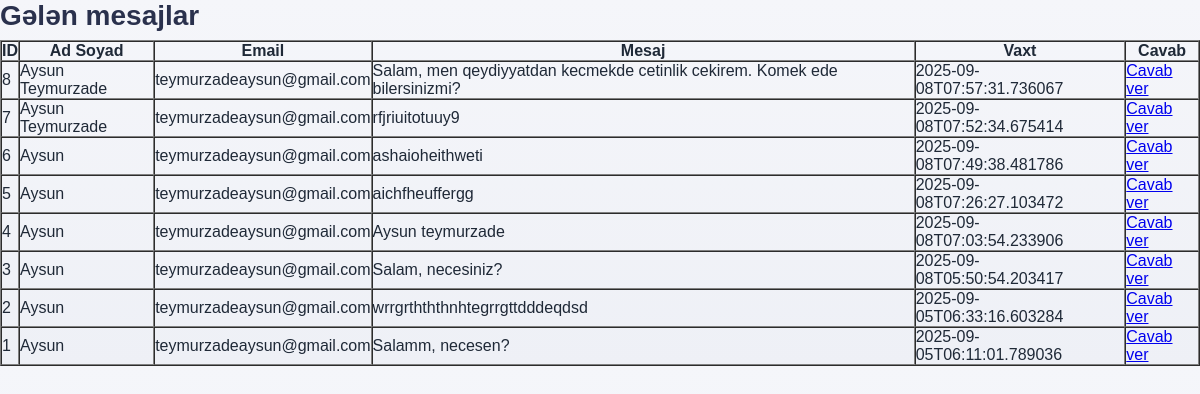
The page /admin/messages on the database its author committed.
### tables this page shows
CREATE TABLE contact_messages (
            id INTEGER PRIMARY KEY AUTOINCREMENT,
            name TEXT NOT NULL,
            email TEXT NOT NULL,
            message TEXT NOT NULL,
            ip TEXT,
            created_at TEXT NOT NULL
        );

### contactpage.py (the view)
@app.get("/admin/messages")
def admin_messages():
    conn = sqlite3.connect(DB_PATH)
    cur = conn.cursor()
    cur.execute("SELECT id, name, email, message, created_at FROM contact_messages ORDER BY created_at DESC")
    messages = cur.fetchall()
    conn.close()
    return render_template("admin_messages.html", messages=messages, primary=PRIMARY)

### templates/admin_messages.html (shortened to what this page needs)
<!DOCTYPE html>
<html lang="az">
<head>
<link rel="stylesheet" href="{{ url_for('static', filename='css/style.css') }}">
</head>
<body>
<h1 style="color: {{ primary }}">Gələn mesajlar</h1>
<table border="1" cellpadding="8" cellspacing="0">
    <thead>
        <tr>
            <th>ID</th>
            <th>Ad Soyad</th>
            <th>Email</th>
            <th>Mesaj</th>
            <th>Vaxt</th>
            <th>Cavab</th>
        </tr>
    </thead>
    <tbody>
    {% for msg in messages %}
        <tr>
            <td>{{ msg[0] }}</td>
            <td>{{ msg[1] }}</td>
            <td>{{ msg[2] }}</td>
            <td>{{ msg[3] }}</td>
            <td>{{ msg[4] }}</td>
            <td>
                <a href="mailto:{{ msg[2] }}?subject=Mesajınıza cavab&body=">Cavab ver</a>
            </td>
        </tr>
    {% endfor %}
    </tbody>
</table>
</body>
</html>

### static/css/style.css (style rules this page uses)
:root { --primary: #2A314D; --bg: #f5f6fa; --card: #fff; --border: #e5e7eb; --text: #1f2937; }
* { box-sizing: border-box; margin:0; padding:0; }
body { font-family: 'Poppins', sans-serif; background: linear-gradient(180deg, var(--bg), #eef0f6); color: var(--text); }
h1 { color: var(--primary); font-size: 28px; margin-bottom: 8px; }

### rows shown on the page
contact_messages: id "8", name "Aysun Teymurzade", email "teymurzadeaysun@gmail.com", message "Salam, men qeydiyyatdan kecmekde cetinlik cekirem. Komek ede bilersinizmi?", created_at "2025-09-08T07:57:31.736067"
contact_messages: id "7", name "Aysun Teymurzade", email "teymurzadeaysun@gmail.com", message "rfjriuitotuuy9", created_at "2025-09-08T07:52:34.675414"
contact_messages: id "6", name "Aysun", email "teymurzadeaysun@gmail.com", message "ashaioheithweti", created_at "2025-09-08T07:49:38.481786"
contact_messages: id "5", name "Aysun", email "teymurzadeaysun@gmail.com", message "aichfheuffergg", created_at "2025-09-08T07:26:27.103472"
contact_messages: id "4", name "Aysun", email "teymurzadeaysun@gmail.com", message "Aysun teymurzade", created_at "2025-09-08T07:03:54.233906"
contact_messages: id "3", name "Aysun", email "teymurzadeaysun@gmail.com", message "Salam, necesiniz?", created_at "2025-09-08T05:50:54.203417"
contact_messages: id "2", name "Aysun", email "teymurzadeaysun@gmail.com", message "wrrgrthththnhtegrrgttdddeqdsd", created_at "2025-09-05T06:33:16.603284"
contact_messages: id "1", name "Aysun", email "teymurzadeaysun@gmail.com", message "Salamm, necesen?", created_at "2025-09-05T06:11:01.789036"
